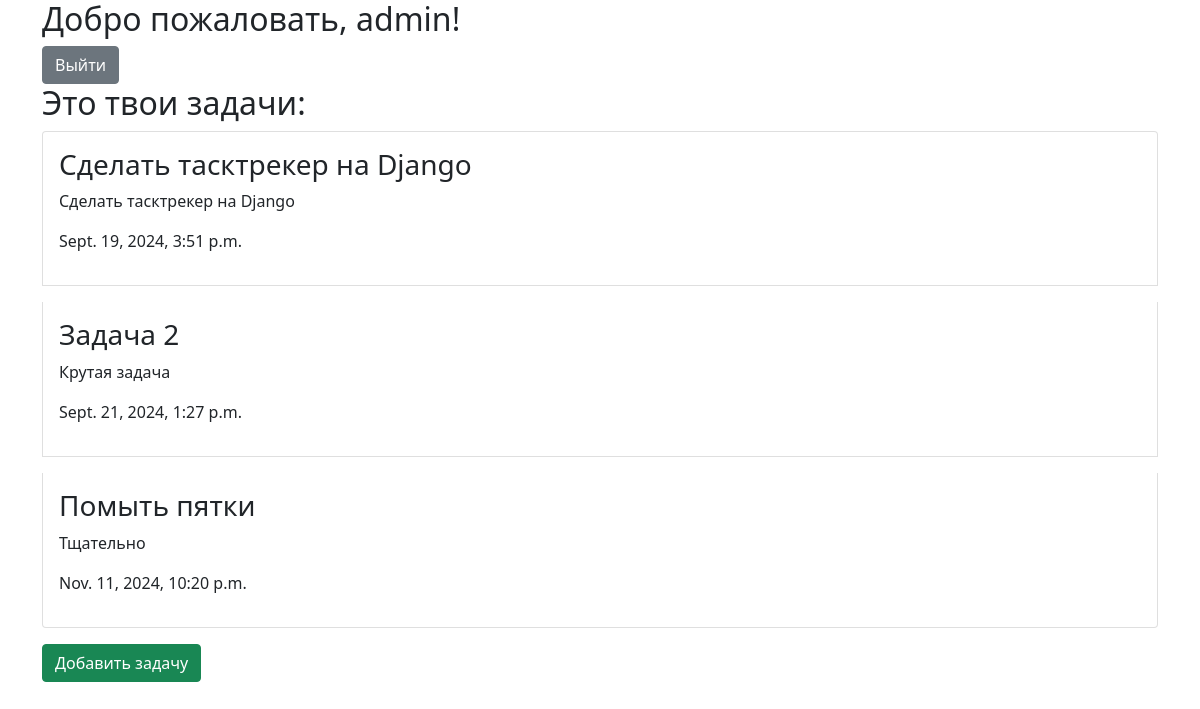
Page /tasks/ (signed in) on the earlier database version.
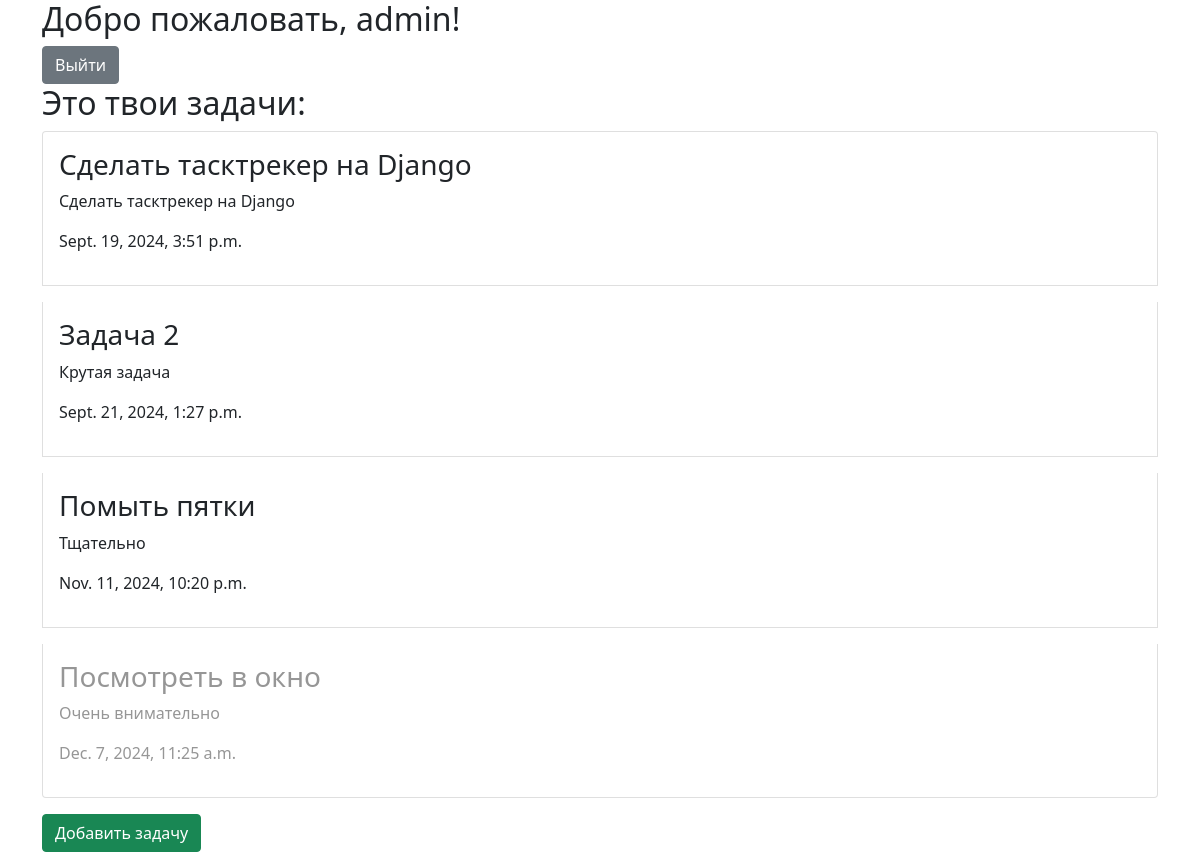
Same page on the later database version.
### tasktracker/models.py (models this page shows, shortened)
class Task(models.Model):
    title = models.CharField(max_length=255)
    description = models.TextField()
    due_datetime = models.DateTimeField(null=True, blank=True, default=datetime.datetime.now()+datetime.timedelta(hours=1))
    status = models.ForeignKey(Status, on_delete=models.CASCADE)
    user = models.ForeignKey(User, on_delete=models.CASCADE)

### tasktracker/views.py (the view, shortened to what this page needs)
# urls.py: path('', indextasks), # main page
@login_required
def indextasks (request):
    if request.method == 'GET':
        print(request.user)
        tasks = Task.objects.filter(user = request.user).order_by('due_datetime')
        creation_form = TasksCreationForm ()
        edit_form = TasksEditForm ()
        context = {'tasks': tasks, 'creation_form': creation_form, "edit_form": edit_form}
        return render (request, "tasktracker/indextasks.html", context)

### tasktracker/models.py (called while the page is built)
    def __str__(self):
        return f'{self.id}. {self.name}'

### tasktracker/templates/tasktracker/indextasks.html (shortened to what this page needs)
<!DOCTYPE html>
<html lang="en">
<head>
    <link href="https://cdn.jsdelivr.net/npm/bootstrap@5.0.2/dist/css/bootstrap.min.css" rel="stylesheet"
>
</head>
<body>
    <div class="container">
        <div>
            <h2>Добро пожаловать, {{ user.username }}!</h2>
            <a href="/tasks/logout" class="btn btn-secondary">Выйти</a>
        </div>
        <h2>Это твои задачи:</h2>
        <div class="list-group">
            {% for task in tasks %}
            <div class="task list-group-item list-group-item-action p-3 mb-3 {% if task.status.id == 2 %}done{% endif %}" id="{{task.id}}">
                <h3>{{task.title}}</h3>
                <p>{{task.description}}</p>
                <p>{{task.due_datetime}}</p>
            </div>
            {% endfor %}
        </div>
        <button class="btn btn-success" data-bs-toggle="modal" data-bs-target="#add_task_modal">Добавить задачу</button>
    </div>
</body>
</html>

### tasktracker/templates/tasktracker/indextasks.html (style rules this page uses)
.list-group-item-action { cursor: pointer; transition: 0.3s ease-in-out; }
.done { color:rgb(150, 150, 150); }

Differences in the rows shown:
added Task: title "Посмотреть в окно", description "Очень внимательно", due_datetime "Dec. 7, 2024, 11:25 a.m."
